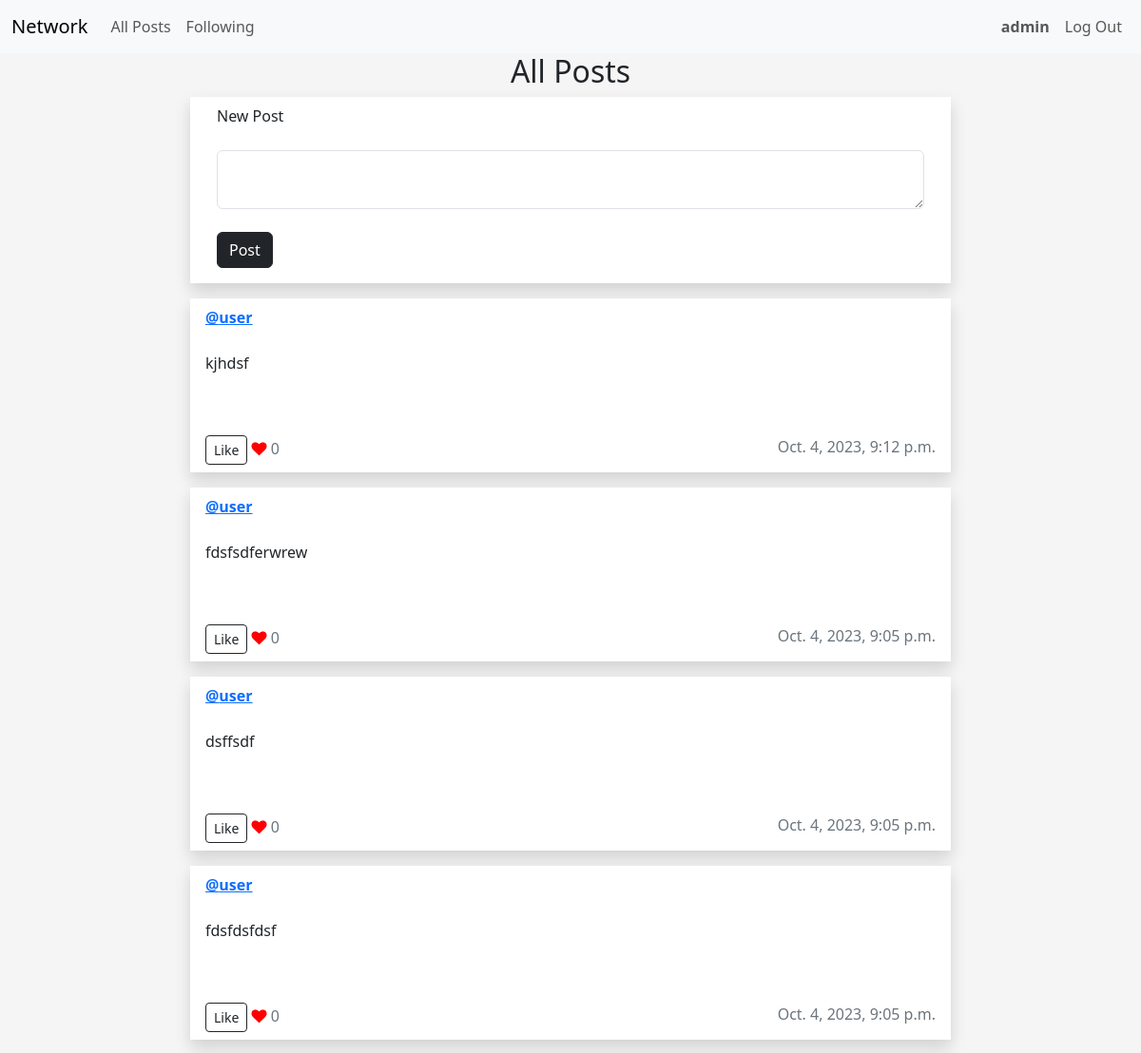
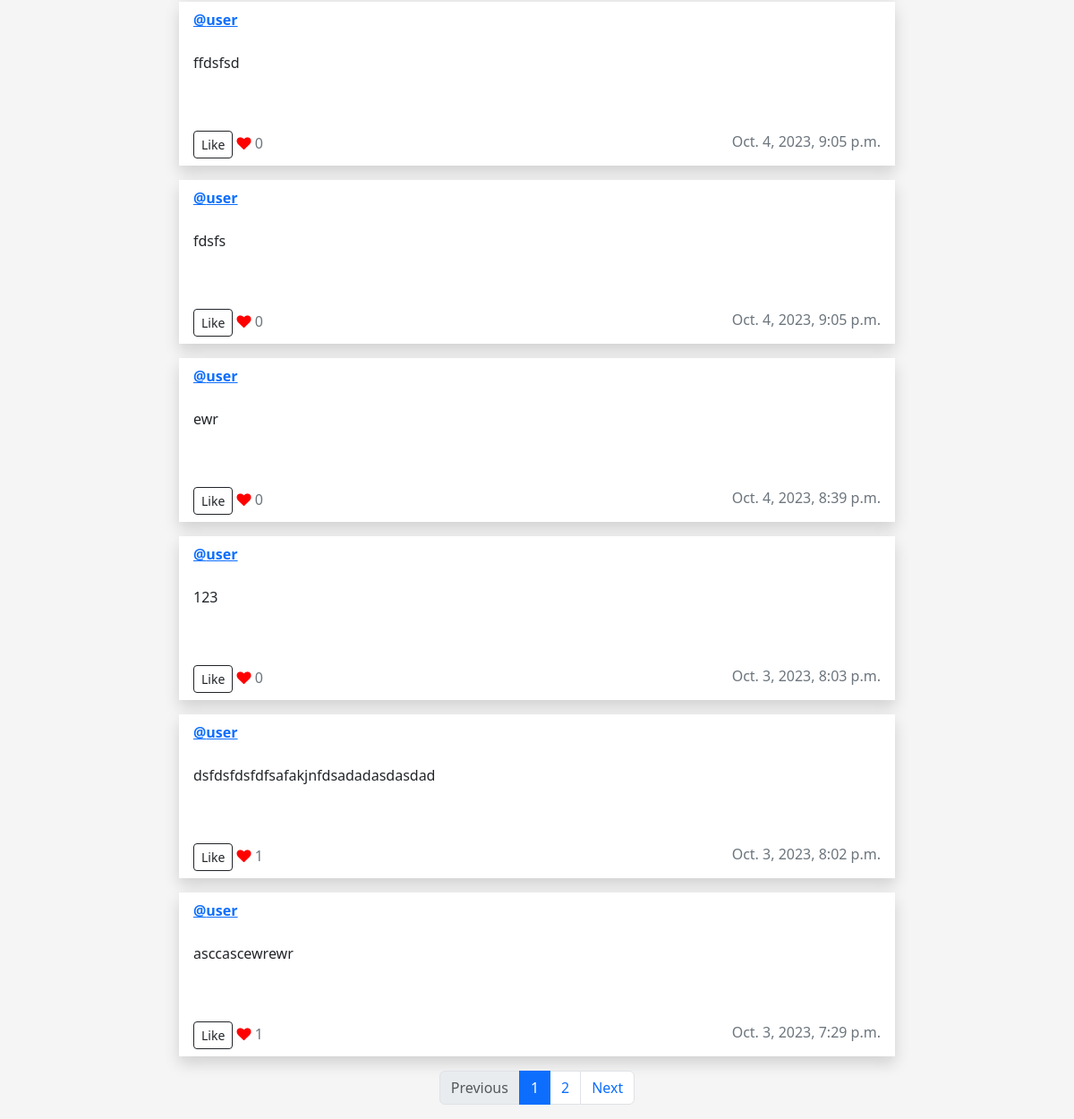
The app's page /following (signed in), older data (2 pictures, top to bottom).
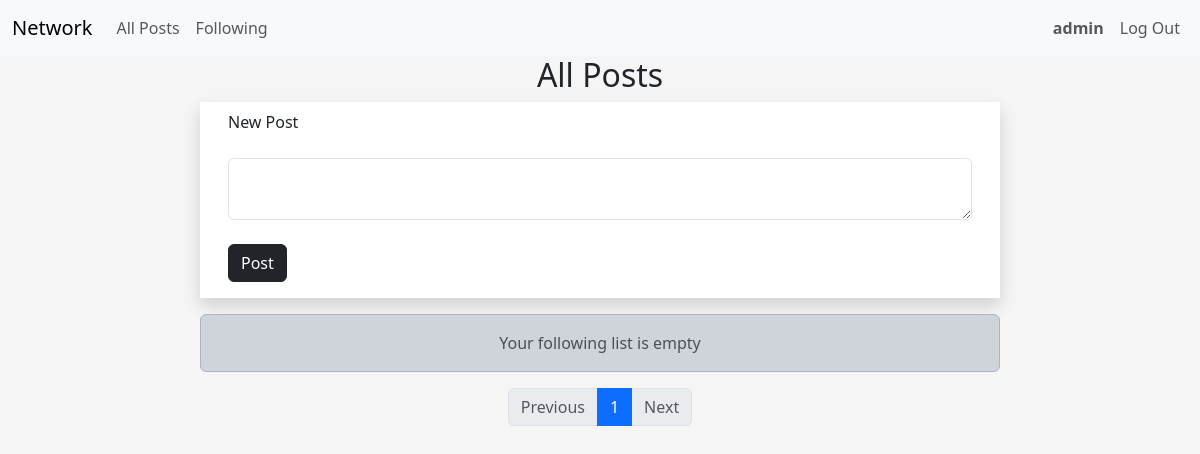
The same page, newer data.
### network/models.py (models this page shows, shortened)
class Post(models.Model):
    user = models.ForeignKey(User, on_delete=models.CASCADE)
    content = models.TextField()
    timestamp = models.DateTimeField(auto_now_add=True)
    likes = models.ManyToManyField(User, related_name='liked_posts')

class User(AbstractUser):
    pass

### network/views.py (the view)
# urls.py: path("following",views.following_view, name="following"),
@login_required(login_url="/login")
def following_view(request):
    user_following = request.user.following.all()
    users_followed = [following.user_followed for following in user_following]
    post_list = Post.objects.filter(user__in=users_followed).order_by('-timestamp')
    if not post_list:
         messages.success(request, f"Your following list is empty")
    paginator = Paginator(post_list, POST_NUMBER_PER_PAGE)  # Show 10  contacts per page.
    page_number = request.GET.get("page")
    page_obj = paginator.get_page(page_number)
    return render(request, "network/index.html",{
        "page_obj": page_obj
    })

### network/templates/network/index.html (shortened to what this page needs)
{% extends "network/layout.html" %}
{% block body %}
<h2>All Posts</h2>
<div class="row">
   <div class="card rounded-0 border-0 shadow mb-3 mx-auto" style="max-width: 50rem;">
      <div class="card-header bg-transparent border-0">
         New Post
      </div>
      <div class="card-body">
         <form action="{% url 'post' %}" method="post">
            <textarea class="form-control" autofocus="true" name="content" id="content" maxlength="400"></textarea><br>
            <input class="btn btn-dark" type="submit" value="Post">
         </form>
      </div>
   </div>
</div>
<div class="container">
    <div class="d-flex flex-column align-items-center">
        <div class="message-container" style="max-width: 50rem; width: 100%;">
            {% if messages %}
                <div class="alert alert-dark" role="alert">
                    {% for message in messages %}
                        {{ message }}
                    {% endfor %}
                </div>
            {% endif %}
        </div>
    </div>
</div>
{% for post in page_obj.object_list %}
<div id="posts">
    <div class="row mb-3">
       <div class="post" data-post-id="{{ post.id }}">
          <div class="card rounded-0 border-0 shadow mx-auto" style="max-width: 50rem;">
             <div class="card-header bg-transparent border-0 d-flex justify-content-between">
                <strong><a href="{% url 'profile' post.user.id %}">@{{ post.user }}</a></strong>
             </div>
             <div class="card-body text-dark">
                <p id="post-content" class="post-content">{{ post.content }}</p>
                <br>
             </div>
             <div class="card-footer bg-transparent text-secondary border-0 d-flex justify-content-between">
                <div>
                    <button type="button" id="likeButton_{{ post.id }}" data-post-id="{{ post.id }}" class="btn btn-outline-dark btn btn-sm like-button">
                        {% if user in post.likes.all %}
                        Unlike
                        {% else %}
                        Like
                        {% endif %}
                    </button>
                    <i class="fa fa-heart" style="color: red;"></i>
                    <span id="likeCount_{{ post.id }}" class="like-count">{{ post.likes.count }}</span>
                </div>
                <div>
                    <span> {{ post.timestamp }}</span>
                </div>
             </div>
          </div>
       </div>
    </div>
 </div>
 </div>
{% endfor %}
<nav aria-label="Page navigation example">
   <ul class="pagination justify-content-center">
      {% if page_obj.has_previous %}
      <li class="page-item">
         <a class="page-link" href="?page={{ page_obj.previous_page_number }}">Previous</a>
      </li>
      {% else %}
      <li class="page-item disabled">
         <span class="page-link">Previous</span>
      </li>
      {% endif %}
      {% for i in page_obj.paginator.page_range %}
      <li class="page-item {% if i == page_obj.number %}active{% endif %}">
         <a class="page-link" href="?page={{ i }}">{{ i }}</a>
      </li>
      {% endfor %}
      {% if page_obj.has_next %}
      <li class="page-item">
         <a class="page-link" href="?page={{ page_obj.next_page_number }}">Next</a>
      </li>
      {% else %}
      <li class="page-item disabled">
         <span class="page-link">Next</span>
      </li>
      {% endif %}
   </ul>
</nav>
{% endblock %}

Row changes from the older to the newer data that the page shows:
removed Post: user "user", content "kjhdsf", shows "Like", likes.count "0", timestamp "Oct. 4, 2023, 9:12 p.m."
removed Post: user "user", content "fdsfsdferwrew", shows "Like", likes.count "0", timestamp "Oct. 4, 2023, 9:05 p.m."
removed Post: user "user", content "dsffsdf", shows "Like", likes.count "0", timestamp "Oct. 4, 2023, 9:05 p.m."
removed Post: user "user", content "fdsfdsfdsf", shows "Like", likes.count "0", timestamp "Oct. 4, 2023, 9:05 p.m."
removed Post: user "user", content "ffdsfsd", shows "Like", likes.count "0", timestamp "Oct. 4, 2023, 9:05 p.m."
removed Post: user "user", content "fdsfs", shows "Like", likes.count "0", timestamp "Oct. 4, 2023, 9:05 p.m."
removed Post: user "user", content "ewr", shows "Like", likes.count "0", timestamp "Oct. 4, 2023, 8:39 p.m."
removed Post: user "user", content "123", shows "Like", likes.count "0", timestamp "Oct. 3, 2023, 8:03 p.m."
removed Post: user "user", content "dsfdsfdsfdfsafakjnfdsadadasdasdad", shows "Like", likes.count "1", timestamp "Oct. 3, 2023, 8:02 p.m."
removed Post: user "user", content "asccascewrewr", shows "Like", likes.count "1", timestamp "Oct. 3, 2023, 7:29 p.m."
Text that changed along with them:
new list line: "Your following list is empty"
list line gone: "2"
